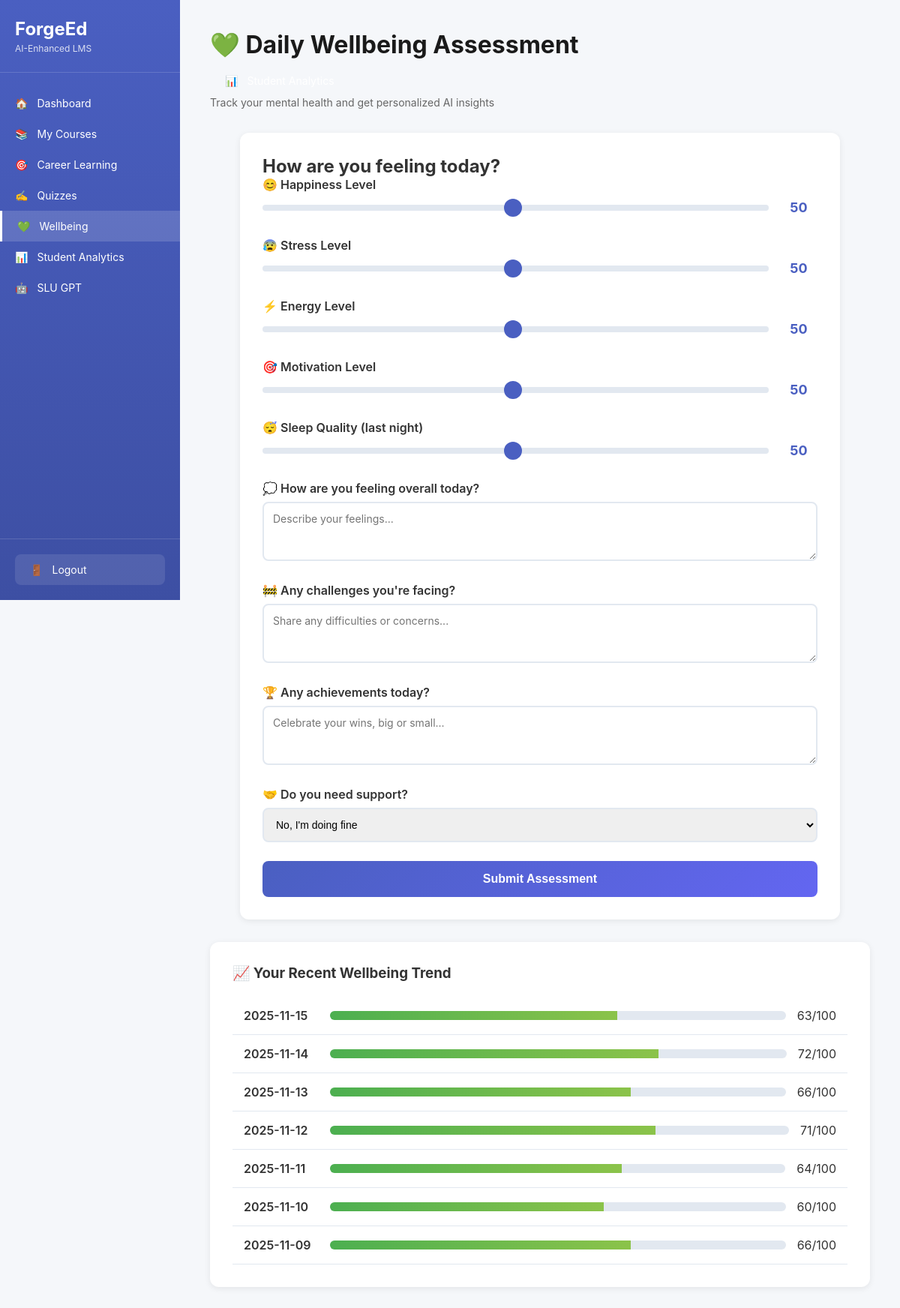
Page /wellbeing (signed in) on the committed database.
### tables this page shows
CREATE TABLE wellbeing_assessments (
            id INTEGER PRIMARY KEY AUTOINCREMENT,
            student_id INTEGER NOT NULL,
            assessment_date DATE NOT NULL,
            happiness_score INTEGER DEFAULT 50,
            stress_score INTEGER DEFAULT 50,
            energy_score INTEGER DEFAULT 50,
            motivation_score INTEGER DEFAULT 50,
            sleep_quality INTEGER DEFAULT 50,
            responses TEXT,
            total_score INTEGER DEFAULT 50,
            ai_insights TEXT,
            created_at TIMESTAMP DEFAULT CURRENT_TIMESTAMP,
            FOREIGN KEY (student_id) REFERENCES students (id),
            UNIQUE(student_id, assessment_date)
        );

### app.py (the view)
@app.route('/wellbeing')
def wellbeing():
    if 'student_id' not in session:
        return redirect(url_for('index'))
    student_id = session['student_id']
    conn = get_db()
    today = date.today().isoformat()
    existing = conn.execute('''
        SELECT * FROM wellbeing_assessments
        WHERE student_id = ? AND assessment_date = ?
    ''', (student_id, today)).fetchone()
    recent_assessments = conn.execute('''
        SELECT * FROM wellbeing_assessments
        WHERE student_id = ?
        ORDER BY assessment_date DESC
        LIMIT 7
    ''', (student_id,)).fetchall()
    conn.close()
    return render_template('wellbeing.html',
                         existing_assessment=existing,
                         recent_assessments=recent_assessments)

### database.py (called while the page is built)
def get_db():
    conn = sqlite3.connect('forgeed.db')
    conn.row_factory = sqlite3.Row
    return conn

### templates/wellbeing.html (shortened to what this page needs)
<!DOCTYPE html>
<html lang="en">
<head>
    <link rel="stylesheet" href="/static/style.css">
</head>
<body>
    <div class="app-container">
        <nav class="sidebar">
            <div class="sidebar-logo">
                <h2>ForgeEd</h2>
                <p>AI-Enhanced LMS</p>
            </div>
            <div class="sidebar-nav">
                <a href="/dashboard" class="nav-item">
                    <span>🏠</span> Dashboard
                </a>
                <a href="/courses" class="nav-item">
                    <span>📚</span> My Courses
                </a>
                <a href="/career-learning" class="nav-item">
                    <span>🎯</span> Career Learning
                </a>
                <a href="/quiz" class="nav-item">
                    <span>✍️</span> Quizzes
                </a>
                <a href="/wellbeing" class="nav-item active">
                    <span>💚</span> Wellbeing
                <a href="/analytics" class="nav-item">
                    <span>📊</span> Student Analytics
                </a>
                </a>
                <a href="/slu-gpt" class="nav-item">
                    <span>🤖</span> SLU GPT
                </a>
            </div>
            <div class="sidebar-footer">
                <a href="/logout" class="logout-btn">
                    <span>🚪</span> Logout
                </a>
            </div>
        </nav>
        <main class="main-content">
            <div class="page-header">
                <h1>💚 Daily Wellbeing Assessment</h1>
                <a href="/analytics" class="nav-item">
                    <span>📊</span> Student Analytics
                </a>
                <p>Track your mental health and get personalized AI insights</p>
            </div>
            {% if existing_assessment %}
            <div class="wellbeing-completed">
                <h2>✅ Today's Assessment Complete!</h2>
                <div class="score-display">
                    <h3>Your Wellbeing Score</h3>
                    <div class="big-score">{{ existing_assessment['total_score'] }}/100</div>
                </div>
                <div class="ai-insights-box">
                    <h3>🤖 AI Insights & Motivation</h3>
                    <p>{{ existing_assessment['ai_insights'] }}</p>
                </div>
                <p style="text-align: center; margin-top: 20px;">Come back tomorrow for your next assessment!</p>
            </div>
            {% else %}
            <div class="wellbeing-form">
                <form id="wellbeingForm">
                    <h2>How are you feeling today?</h2>
                    <div class="slider-group">
                        <label>😊 Happiness Level</label>
                        <div class="slider-container">
                            <input type="range" id="happiness" name="happiness" min="1" max="100" value="50" oninput="updateSliderValue('happiness', this.value)">
                            <span class="slider-value" id="happiness-value">50</span>
                        </div>
                    </div>
                    <div class="slider-group">
                        <label>😰 Stress Level</label>
                        <div class="slider-container">
                            <input type="range" id="stress" name="stress" min="1" max="100" value="50" oninput="updateSliderValue('stress', this.value)">
                            <span class="slider-value" id="stress-value">50</span>
                        </div>
                    </div>
                    <div class="slider-group">
                        <label>⚡ Energy Level</label>
                        <div class="slider-container">
                            <input type="range" id="energy" name="energy" min="1" max="100" value="50" oninput="updateSliderValue('energy', this.value)">
                            <span class="slider-value" id="energy-value">50</span>
                        </div>
                    </div>
                    <div class="slider-group">
                        <label>🎯 Motivation Level</label>
                        <div class="slider-container">
                            <input type="range" id="motivation" name="motivation" min="1" max="100" value="50" oninput="updateSliderValue('motivation', this.value)">
                            <span class="slider-value" id="motivation-value">50</span>
                        </div>
                    </div>
                    <div class="slider-group">
                        <label>😴 Sleep Quality (last night)</label>
                        <div class="slider-container">
                            <input type="range" id="sleep" name="sleep" min="1" max="100" value="50" oninput="updateSliderValue('sleep', this.value)">
                            <span class="slider-value" id="sleep-value">50</span>
                        </div>
                    </div>
                    <div class="text-group">
                        <label>💭 How are you feeling overall today?</label>
                        <textarea id="feelings" name="feelings" rows="3" placeholder="Describe your feelings..."></textarea>
                    </div>
                    <div class="text-group">
                        <label>🚧 Any challenges you're facing?</label>
                        <textarea id="challenges" name="challenges" rows="3" placeholder="Share any difficulties or concerns..."></textarea>
                    </div>
                    <div class="text-group">
                        <label>🏆 Any achievements today?</label>
                        <textarea id="achievements" name="achievements" rows="3" placeholder="Celebrate your wins, big or small..."></textarea>
                    </div>
                    <div class="multiple-choice-group">
                        <label>🤝 Do you need support?</label>
                        <select id="support" name="support">
                            <option value="none">No, I'm doing fine</option>
                        </select>
                    </div>
                    <button type="submit" class="submit-btn">Submit Assessment</button>
                </form>
            </div>
            {% endif %}
            {% if recent_assessments %}
            <div class="recent-assessments">
                <h3>📈 Your Recent Wellbeing Trend</h3>
                <div class="assessment-history">
                    {% for assessment in recent_assessments %}
                    <div class="history-item">
                        <span class="date">{{ assessment['assessment_date'] }}</span>
                        <div class="score-bar">
                            <div class="score-fill" style="width: {{ assessment['total_score'] }}%"></div>
                        </div>
                        <span class="score">{{ assessment['total_score'] }}/100</span>
                    </div>
                    {% endfor %}
                </div>
            </div>
            {% endif %}
        </main>
    </div>
</body>
</html>

### static/style.css (style rules this page uses)
:root { --color-academic: #2196F3; --color-academic-light: rgba(33, 150, 243, 0.08); --color-career: #9b7fd7; --color-career-light: rgba(155, 127, 215, 0.08); --color-wellbeing: #f4a261; --color-wellbeing-light: rgba(244, 162, 97, 0.08); }
* { margin: 0; padding: 0; box-sizing: border-box; }
body { font-family: -apple-system, BlinkMacSystemFont, 'Segoe UI', Roboto, 'Helvetica Neue', Arial, sans-serif; background: #f5f7fa; color: #333; }
.app-container { display: flex; min-height: 100vh; }
.sidebar { width: 240px; background: linear-gradient(180deg, #4a5fc1 0%, #3d4fa3 100%); color: white; display: flex; flex-direction: column; position: fixed; height: 100vh; overflow-y: auto; }
.sidebar-logo { padding: 24px 20px; border-bottom: 1px solid rgba(255, 255, 255, 0.15); }
.sidebar-logo h2 { font-size: 24px; font-weight: 700; }
.sidebar-logo p { font-size: 12px; opacity: 0.8; margin-top: 4px; }
.sidebar-nav { flex: 1; padding: 20px 0; }
.nav-item { display: flex; align-items: center; gap: 12px; padding: 12px 20px; color: white; text-decoration: none; transition: background 0.3s; font-size: 14px; }
.nav-item.active { background: rgba(255, 255, 255, 0.15); border-left: 3px solid white; }
.sidebar-footer { padding: 20px; border-top: 1px solid rgba(255, 255, 255, 0.15); }
.logout-btn { display: flex; align-items: center; gap: 12px; padding: 12px 20px; color: white; text-decoration: none; background: rgba(255, 255, 255, 0.1); border-radius: 8px; font-size: 14px; border: none; cursor: pointer; width: 100%; }
.main-content { flex: 1; margin-left: 240px; padding: 40px; }
.page-header { margin-bottom: 32px; }
.page-header h1 { font-size: 32px; font-weight: 700; color: #1a1a1a; margin-bottom: 8px; }
.page-header p { color: #666; font-size: 14px; }
.wellbeing-form { background: white; padding: 30px; border-radius: 12px; box-shadow: 0 2px 8px rgba(0,0,0,0.08); max-width: 800px; margin: 0 auto; }
.slider-group { margin-bottom: 30px; }
.slider-group label { display: block; font-weight: 600; margin-bottom: 10px; font-size: 16px; }
.slider-container { display: flex; align-items: center; gap: 15px; }
.slider-container input[type="range"] { flex: 1; height: 8px; border-radius: 5px; background: #e2e8f0; outline: none; -webkit-appearance: none; }
.slider-value { min-width: 50px; text-align: center; font-weight: 700; font-size: 18px; color: #4a5fc1; }
.text-group { margin-bottom: 25px; }
.text-group label { display: block; font-weight: 600; margin-bottom: 8px; }
.text-group textarea { width: 100%; padding: 12px; border: 2px solid #e2e8f0; border-radius: 8px; font-family: inherit; font-size: 14px; resize: vertical; }
.multiple-choice-group { margin-bottom: 25px; }
.multiple-choice-group label { display: block; font-weight: 600; margin-bottom: 8px; }
.multiple-choice-group select { width: 100%; padding: 12px; border: 2px solid #e2e8f0; border-radius: 8px; font-size: 14px; }
.submit-btn { background: linear-gradient(135deg, #4a5fc1 0%, #6366f1 100%); color: white; border: none; padding: 15px 40px; border-radius: 8px; font-size: 16px; font-weight: 600; cursor: pointer; width: 100%; }
.recent-assessments { background: white; padding: 30px; border-radius: 12px; box-shadow: 0 2px 8px rgba(0,0,0,0.08); margin-top: 30px; }
.assessment-history { margin-top: 20px; }
.history-item { display: flex; align-items: center; gap: 15px; padding: 15px; border-bottom: 1px solid #e2e8f0; }
.history-item .date { min-width: 100px; font-weight: 600; }
.score-bar { flex: 1; height: 12px; background: #e2e8f0; border-radius: 6px; overflow: hidden; }
.score-fill { height: 100%; background: linear-gradient(90deg, #4CAF50 0%, #8BC34A 100%); transition: width 0.3s; }

### rows in the picture
wellbeing_assessments: assessment_date "2025-11-15", total_score "63"
wellbeing_assessments: assessment_date "2025-11-14", total_score "72"
wellbeing_assessments: assessment_date "2025-11-13", total_score "66"
wellbeing_assessments: assessment_date "2025-11-12", total_score "71"
wellbeing_assessments: assessment_date "2025-11-11", total_score "64"
wellbeing_assessments: assessment_date "2025-11-10", total_score "60"
wellbeing_assessments: assessment_date "2025-11-09", total_score "66"
